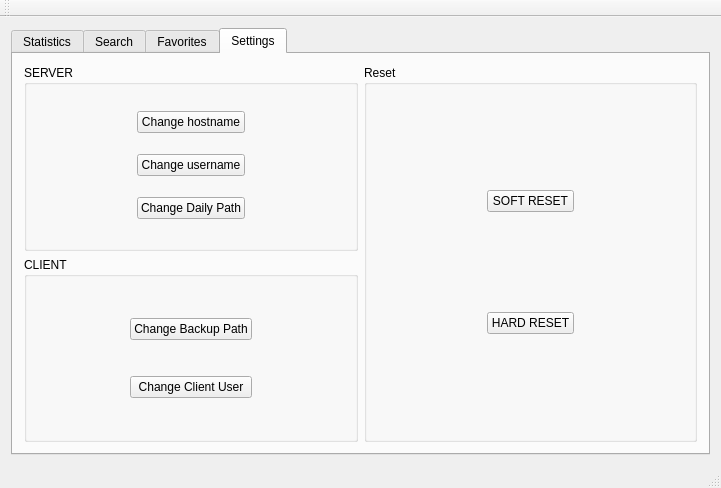
<?xml version="1.0" encoding="UTF-8"?>
<ui version="4.0">
 <class>MainWindow</class>
 <widget class="QMainWindow" name="MainWindow">
  <property name="geometry">
   <rect>
    <x>0</x>
    <y>0</y>
    <width>721</width>
    <height>488</height>
   </rect>
  </property>
  <property name="windowTitle">
   <string>Server backup</string>
  </property>
  <property name="styleSheet">
   <string notr="true">QToolTip {
    border: 1px solid #76797C;
    background-color: #5A7566;
    color: white;
    padding: 0px;                /*remove padding, for fix combobox tooltip.*/
    opacity: 200;
}

QWidget {
    color: #eff0f1;
    background-color: #31363b;
    selection-background-color: #3daee9;
    selection-color: #eff0f1;
    background-clip: border;
    border-image: none;
    border: 0px transparent black;
    outline: 0;
}

QWidget:item:hover {
    background-color: #18465d;
    color: #eff0f1;
}

QWidget:item:selected {
    background-color: #18465d;
}

QCheckBox {
    spacing: 5px;
    outline: none;
    color: #eff0f1;
    margin-bottom: 2px;
}

QCheckBox:disabled {
    color: #76797C;
}

QCheckBox::indicator,
QGroupBox::indicator {
    width: 18px;
    height: 18px;
}

QGroupBox::indicator {
    margin-left: 2px;
}

QCheckBox::indicator:unchecked,
QGroupBox::indicator:unchecked {
    image: url(:/qss_icons/rc/checkbox_unchecked.png);
}

QCheckBox::indicator:unchecked:hover,
QCheckBox::indicator:unchecked:focus,
QCheckBox::indicator:unchecked:pressed,
QGroupBox::indicator:unchecked:hover,
QGroupBox::indicator:unchecked:focus,
QGroupBox::indicator:unchecked:pressed {
    border: none;
    image: url(:/qss_icons/rc/checkbox_unchecked_focus.png);
}

QCheckBox::indicator:checked,
QGroupBox::indicator:checked {
    image: url(:/qss_icons/rc/checkbox_checked.png);
}

QCheckBox::indicator:checked:hover,
QCheckBox::indicator:checked:focus,
QCheckBox::indicator:checked:pressed,
QGroupBox::indicator:checked:hover,
QGroupBox::indicator:checked:focus,
QGroupBox::indicator:checked:pressed {
    border: none;
    image: url(:/qss_icons/rc/checkbox_checked_focus.png);
}

QCheckBox::indicator:indeterminate {
    image: url(:/qss_icons/rc/checkbox_indeterminate.png);
}

QCheckBox::indicator:indeterminate:focus,
QCheckBox::indicator:indeterminate:hover,
QCheckBox::indicator:indeterminate:pressed {
    image: url(:/qss_icons/rc/checkbox_indeterminate_focus.png);
}

QCheckBox::indicator:checked:disabled,
QGroupBox::indicator:checked:disabled {
    image: url(:/qss_icons/rc/checkbox_checked_disabled.png);
}

QCheckBox::indicator:unchecked:disabled,
QGroupBox::indicator:unchecked:disabled {
    image: url(:/qss_icons/rc/checkbox_unchecked_disabled.png);
}

QRadioButton {
    spacing: 5px;
    outline: none;
    color: #eff0f1;
    margin-bottom: 2px;
}

QRadioButton:disabled {
    color: #76797C;
}

QRadioButton::indicator {
    width: 21px;
    height: 21px;
}

QRadioButton::indicator:unchecked {
    image: url(:/qss_icons/rc/radio_unchecked.png);
}

QRadioButton::indicator:unchecked:hover,
QRadioButton::indicator:unchecked:focus,
QRadioButton::indicator:unchecked:pressed {
    border: none;
    outline: none;
    image: url(:/qss_icons/rc/radio_unchecked_focus.png);
}

QRadioButton::indicator:checked {
    border: none;
    outline: none;
    image: url(:/qss_icons/rc/radio_checked.png);
}

QRadioButton::indicator:checked:hover,
QRadioButton::indicator:checked:focus,
QRadioButton::indicator:checked:pressed {
    border: none;
    outline: none;
    image: url(:/qss_icons/rc/radio_checked_focus.png);
}

QRadioButton::indicator:checked:disabled {
    outline: none;
    image: url(:/qss_icons/rc/radio_checked_disabled.png);
}

QRadioButton::indicator:unchecked:disabled {
    image: url(:/qss_icons/rc/radio_unchecked_disabled.png);
}

QMenuBar {
    background-color: #31363b;
    color: #eff0f1;
}

QMenuBar::item {
    background: transparent;
}

QMenuBar::item:selected {
    background: transparent;
    border: 1px solid #76797C;
}

QMenuBar::item:pressed {
    border: 1px solid #76797C;
    background-color: #3daee9;
    color: #eff0f1;
    margin-bottom: -1px;
    padding-bottom: 1px;
}

QMenu {
    border: 1px solid #76797C;
    color: #eff0f1;
    margin: 2px;
}

QMenu::icon {
    margin: 5px;
}

QMenu::item {
    padding: 5px 30px 5px 30px;
    border: 1px solid transparent;
    /* reserve space for selection border */
}

QMenu::item:selected {
    color: #eff0f1;
}

QMenu::separator {
    height: 2px;
    background: lightblue;
    margin-left: 10px;
    margin-right: 5px;
}

QMenu::indicator {
    width: 18px;
    height: 18px;
}


/* non-exclusive indicator = check box style indicator
   (see QActionGroup::setExclusive) */

QMenu::indicator:non-exclusive:unchecked {
    image: url(:/qss_icons/rc/checkbox_unchecked.png);
}

QMenu::indicator:non-exclusive:unchecked:selected {
    image: url(:/qss_icons/rc/checkbox_unchecked_disabled.png);
}

QMenu::indicator:non-exclusive:checked {
    image: url(:/qss_icons/rc/checkbox_checked.png);
}

QMenu::indicator:non-exclusive:checked:selected {
    image: url(:/qss_icons/rc/checkbox_checked_disabled.png);
}


/* exclusive indicator = radio button style indicator (see QActionGroup::setExclusive) */

QMenu::indicator:exclusive:unchecked {
    image: url(:/qss_icons/rc/radio_unchecked.png);
}

QMenu::indicator:exclusive:unchecked:selected {
    image: url(:/qss_icons/rc/radio_unchecked_disabled.png);
}

QMenu::indicator:exclusive:checked {
    image: url(:/qss_icons/rc/radio_checked.png);
}

QMenu::indicator:exclusive:checked:selected {
    image: url(:/qss_icons/rc/radio_checked_disabled.png);
}

QMenu::right-arrow {
    margin: 5px;
    image: url(:/qss_icons/rc/right_arrow.png)
}

QWidget:disabled {
    color: #454545;
    background-color: #31363b;
}

QAbstractItemView {
    alternate-background-color: #31363b;
    color: #eff0f1;
    border: 1px solid #3A3939;
    border-radius: 2px;
}

QWidget:focus,
QMenuBar:focus {
    border: 1px solid #3daee9;
}

QTabWidget:focus,
QCheckBox:focus,
QRadioButton:focus,
QSlider:focus {
    border: none;
}

QLineEdit {
    background-color: #232629;
    padding: 5px;
    border-style: solid;
    border: 1px solid #76797C;
    border-radius: 2px;
    color: #eff0f1;
}

QAbstractItemView QLineEdit {
    padding: 0;
}

QGroupBox {
    border: 1px solid #76797C;
    border-radius: 2px;
    margin-top: 20px;
}

QGroupBox::title {
    subcontrol-origin: margin;
    subcontrol-position: top center;
    padding-left: 10px;
    padding-right: 10px;
    padding-top: 10px;
}

QAbstractScrollArea {
    border-radius: 2px;
    border: 1px solid #76797C;
    background-color: transparent;
}

QScrollBar:horizontal {
    height: 15px;
    margin: 3px 15px 3px 15px;
    border: 1px transparent #2A2929;
    border-radius: 4px;
    background-color: #2A2929;
}

QScrollBar::handle:horizontal {
    background-color: #605F5F;
    min-width: 5px;
    border-radius: 4px;
}

QScrollBar::add-line:horizontal {
    margin: 0px 3px 0px 3px;
    border-image: url(:/qss_icons/rc/right_arrow_disabled.png);
    width: 10px;
    height: 10px;
    subcontrol-position: right;
    subcontrol-origin: margin;
}

QScrollBar::sub-line:horizontal {
    margin: 0px 3px 0px 3px;
    border-image: url(:/qss_icons/rc/left_arrow_disabled.png);
    height: 10px;
    width: 10px;
    subcontrol-position: left;
    subcontrol-origin: margin;
}

QScrollBar::add-line:horizontal:hover,
QScrollBar::add-line:horizontal:on {
    border-image: url(:/qss_icons/rc/right_arrow.png);
    height: 10px;
    width: 10px;
    subcontrol-position: right;
    subcontrol-origin: margin;
}

QScrollBar::sub-line:horizontal:hover,
QScrollBar::sub-line:horizontal:on {
    border-image: url(:/qss_icons/rc/left_arrow.png);
    height: 10px;
    width: 10px;
    subcontrol-position: left;
    subcontrol-origin: margin;
}

QScrollBar::up-arrow:horizontal,
QScrollBar::down-arrow:horizontal {
    background: none;
}

QScrollBar::add-page:horizontal,
QScrollBar::sub-page:horizontal {
    background: none;
}

QScrollBar:vertical {
    background-color: #2A2929;
    width: 15px;
    margin: 15px 3px 15px 3px;
    border: 1px transparent #2A2929;
    border-radius: 4px;
}

QScrollBar::handle:vertical {
    background-color: #605F5F;
    min-height: 5px;
    border-radius: 4px;
}

QScrollBar::sub-line:vertical {
    margin: 3px 0px 3px 0px;
    border-image: url(:/qss_icons/rc/up_arrow_disabled.png);
    height: 10px;
    width: 10px;
    subcontrol-position: top;
    subcontrol-origin: margin;
}

QScrollBar::add-line:vertical {
    margin: 3px 0px 3px 0px;
    border-image: url(:/qss_icons/rc/down_arrow_disabled.png);
    height: 10px;
    width: 10px;
    subcontrol-position: bottom;
    subcontrol-origin: margin;
}

QScrollBar::sub-line:vertical:hover,
QScrollBar::sub-line:vertical:on {
    border-image: url(:/qss_icons/rc/up_arrow.png);
    height: 10px;
    width: 10px;
    subcontrol-position: top;
    subcontrol-origin: margin;
}

QScrollBar::add-line:vertical:hover,
QScrollBar::add-line:vertical:on {
    border-image: url(:/qss_icons/rc/down_arrow.png);
    height: 10px;
    width: 10px;
    subcontrol-position: bottom;
    subcontrol-origin: margin;
}

QScrollBar::up-arrow:vertical,
QScrollBar::down-arrow:vertical {
    background: none;
}

QScrollBar::add-page:vertical,
QScrollBar::sub-page:vertical {
    background: none;
}

QTextEdit {
    background-color: #232629;
    color: #eff0f1;
    border: 1px solid #76797C;
}

QPlainTextEdit {
    background-color: #232629;
    ;
    color: #eff0f1;
    border-radius: 2px;
    border: 1px solid #76797C;
}

QHeaderView::section {
    background-color: #76797C;
    color: #eff0f1;
    padding: 5px;
    border: 1px solid #76797C;
}

QSizeGrip {
    image: url(:/qss_icons/rc/sizegrip.png);
    width: 12px;
    height: 12px;
}

QMainWindow::separator {
    background-color: #31363b;
    color: white;
    padding-left: 4px;
    spacing: 2px;
    border: 1px dashed #76797C;
}

QMainWindow::separator:hover {
    background-color: #787876;
    color: white;
    padding-left: 4px;
    border: 1px solid #76797C;
    spacing: 2px;
}

QMenu::separator {
    height: 1px;
    background-color: #76797C;
    color: white;
    padding-left: 4px;
    margin-left: 10px;
    margin-right: 5px;
}

QFrame {
    border-radius: 2px;
    border: 1px solid #76797C;
}

QFrame[frameShape=&quot;0&quot;] {
    border-radius: 2px;
    border: 1px transparent #76797C;
}

QStackedWidget {
    border: 1px transparent black;
}

QToolBar {
    border: 1px transparent #393838;
    background: 1px solid #31363b;
    font-weight: bold;
}

QToolBar::handle:horizontal {
    image: url(:/qss_icons/rc/Hmovetoolbar.png);
}

QToolBar::handle:vertical {
    image: url(:/qss_icons/rc/Vmovetoolbar.png);
}

QToolBar::separator:horizontal {
    image: url(:/qss_icons/rc/Hsepartoolbar.png);
}

QToolBar::separator:vertical {
    image: url(:/qss_icons/rc/Vsepartoolbar.png);
}

QToolButton#qt_toolbar_ext_button {
    background: #58595a
}

QPushButton {
    color: #eff0f1;
    background-color: #31363b;
    border-width: 1px;
    border-color: #76797C;
    border-style: solid;
    padding: 5px;
    border-radius: 2px;
    outline: none;
}

QPushButton:disabled {
    background-color: #31363b;
    border-width: 1px;
    border-color: #454545;
    border-style: solid;
    padding-top: 5px;
    padding-bottom: 5px;
    padding-left: 10px;
    padding-right: 10px;
    border-radius: 2px;
    color: #454545;
}

QPushButton:focus {
    background-color: #3daee9;
    color: white;
}

QPushButton:pressed {
    background-color: #3daee9;
    padding-top: -15px;
    padding-bottom: -17px;
}

QComboBox {
    selection-background-color: #3daee9;
    border-style: solid;
    border: 1px solid #76797C;
    border-radius: 2px;
    padding: 5px;
    min-width: 75px;
}

QPushButton:checked {
    background-color: #76797C;
    border-color: #6A6969;
}

QComboBox:hover,
QPushButton:hover,
QAbstractSpinBox:hover,
QLineEdit:hover,
QTextEdit:hover,
QPlainTextEdit:hover,
QAbstractView:hover,
QTreeView:hover {
    border: 1px solid #3daee9;
    color: #eff0f1;
}

QComboBox:on {
    padding-top: 3px;
    padding-left: 4px;
    selection-background-color: #4a4a4a;
}

QComboBox QAbstractItemView {
    background-color: #232629;
    border-radius: 2px;
    border: 1px solid #76797C;
    selection-background-color: #18465d;
}

QComboBox::drop-down {
    subcontrol-origin: padding;
    subcontrol-position: top right;
    width: 15px;
    border-left-width: 0px;
    border-left-color: darkgray;
    border-left-style: solid;
    border-top-right-radius: 3px;
    border-bottom-right-radius: 3px;
}

QComboBox::down-arrow {
    image: url(:/qss_icons/rc/down_arrow_disabled.png);
}

QComboBox::down-arrow:on,
QComboBox::down-arrow:hover,
QComboBox::down-arrow:focus {
    image: url(:/qss_icons/rc/down_arrow.png);
}

QAbstractSpinBox {
    padding: 5px;
    border: 1px solid #76797C;
    background-color: #232629;
    color: #eff0f1;
    border-radius: 2px;
    min-width: 75px;
}

QAbstractSpinBox:up-button {
    background-color: transparent;
    subcontrol-origin: border;
    subcontrol-position: center right;
}

QAbstractSpinBox:down-button {
    background-color: transparent;
    subcontrol-origin: border;
    subcontrol-position: center left;
}

QAbstractSpinBox::up-arrow,
QAbstractSpinBox::up-arrow:disabled,
QAbstractSpinBox::up-arrow:off {
    image: url(:/qss_icons/rc/up_arrow_disabled.png);
    width: 10px;
    height: 10px;
}

QAbstractSpinBox::up-arrow:hover {
    image: url(:/qss_icons/rc/up_arrow.png);
}

QAbstractSpinBox::down-arrow,
QAbstractSpinBox::down-arrow:disabled,
QAbstractSpinBox::down-arrow:off {
    image: url(:/qss_icons/rc/down_arrow_disabled.png);
    width: 10px;
    height: 10px;
}

QAbstractSpinBox::down-arrow:hover {
    image: url(:/qss_icons/rc/down_arrow.png);
}

QLabel {
    border: 0px solid black;
}

QTabWidget {
    border: 0px transparent black;
}

QTabWidget::pane {
    border: 1px solid #76797C;
    padding: 5px;
    margin: 0px;
}

QTabWidget::tab-bar {
    /* left: 5px; move to the right by 5px */
}

QTabBar {
    qproperty-drawBase: 0;
    border-radius: 3px;
}

QTabBar:focus {
    border: 0px transparent black;
}

QTabBar::close-button {
    image: url(:/qss_icons/rc/close.png);
    background: transparent;
}

QTabBar::close-button:hover {
    image: url(:/qss_icons/rc/close-hover.png);
    background: transparent;
}

QTabBar::close-button:pressed {
    image: url(:/qss_icons/rc/close-pressed.png);
    background: transparent;
}


/* TOP TABS */

QTabBar::tab:top {
    color: #eff0f1;
    border: 1px solid #76797C;
    border-bottom: 1px transparent black;
    background-color: #31363b;
    padding: 5px;
    min-width: 50px;
    border-top-left-radius: 2px;
    border-top-right-radius: 2px;
}

QTabBar::tab:top:selected {
    color: #eff0f1;
    background-color: #54575B;
    border: 1px solid #76797C;
    border-bottom: 2px solid #3daee9;
    border-top-left-radius: 2px;
    border-top-right-radius: 2px;
}

QTabBar::tab:top:!selected:hover {
    background-color: #3daee9;
}


/* BOTTOM TABS */

QTabBar::tab:bottom {
    color: #eff0f1;
    border: 1px solid #76797C;
    border-top: 1px transparent black;
    background-color: #31363b;
    padding: 5px;
    border-bottom-left-radius: 2px;
    border-bottom-right-radius: 2px;
    min-width: 50px;
}

QTabBar::tab:bottom:selected {
    color: #eff0f1;
    background-color: #54575B;
    border: 1px solid #76797C;
    border-top: 2px solid #3daee9;
    border-bottom-left-radius: 2px;
    border-bottom-right-radius: 2px;
}

QTabBar::tab:bottom:!selected:hover {
    background-color: #3daee9;
}


/* LEFT TABS */

QTabBar::tab:left {
    color: #eff0f1;
    border: 1px solid #76797C;
    border-left: 1px transparent black;
    background-color: #31363b;
    padding: 5px;
    border-top-right-radius: 2px;
    border-bottom-right-radius: 2px;
    min-height: 50px;
}

QTabBar::tab:left:selected {
    color: #eff0f1;
    background-color: #54575B;
    border: 1px solid #76797C;
    border-left: 2px solid #3daee9;
    border-top-right-radius: 2px;
    border-bottom-right-radius: 2px;
}

QTabBar::tab:left:!selected:hover {
    background-color: #3daee9;
}


/* RIGHT TABS */

QTabBar::tab:right {
    color: #eff0f1;
    border: 1px solid #76797C;
    border-right: 1px transparent black;
    background-color: #31363b;
    padding: 5px;
    border-top-left-radius: 2px;
    border-bottom-left-radius: 2px;
    min-height: 50px;
}

QTabBar::tab:right:selected {
    color: #eff0f1;
    background-color: #54575B;
    border: 1px solid #76797C;
    border-right: 2px solid #3daee9;
    border-top-left-radius: 2px;
    border-bottom-left-radius: 2px;
}

QTabBar::tab:right:!selected:hover {
    background-color: #3daee9;
}

QTabBar QToolButton::right-arrow:enabled {
    image: url(:/qss_icons/rc/right_arrow.png);
}

QTabBar QToolButton::left-arrow:enabled {
    image: url(:/qss_icons/rc/left_arrow.png);
}

QTabBar QToolButton::right-arrow:disabled {
    image: url(:/qss_icons/rc/right_arrow_disabled.png);
}

QTabBar QToolButton::left-arrow:disabled {
    image: url(:/qss_icons/rc/left_arrow_disabled.png);
}

QDockWidget {
    background: #31363b;
    border: 1px solid #403F3F;
    titlebar-close-icon: url(:/qss_icons/rc/close.png);
    titlebar-normal-icon: url(:/qss_icons/rc/undock.png);
}

QDockWidget::close-button,
QDockWidget::float-button {
    border: 1px solid transparent;
    border-radius: 2px;
    background: transparent;
}

QDockWidget::close-button:hover,
QDockWidget::float-button:hover {
    background: rgba(255, 255, 255, 10);
}

QDockWidget::close-button:pressed,
QDockWidget::float-button:pressed {
    padding: 1px -1px -1px 1px;
    background: rgba(255, 255, 255, 10);
}

QTreeView,
QListView {
    border: 1px solid #76797C;
    background-color: #232629;
}

QTreeView:branch:selected,
QTreeView:branch:hover {
    background: url(:/qss_icons/rc/transparent.png);
}

QTreeView::branch:has-siblings:!adjoins-item {
    border-image: url(:/qss_icons/rc/transparent.png);
}

QTreeView::branch:has-siblings:adjoins-item {
    border-image: url(:/qss_icons/rc/transparent.png);
}

QTreeView::branch:!has-children:!has-siblings:adjoins-item {
    border-image: url(:/qss_icons/rc/transparent.png);
}

QTreeView::branch:has-children:!has-siblings:closed,
QTreeView::branch:closed:has-children:has-siblings {
    image: url(:/qss_icons/rc/branch_closed.png);
}

QTreeView::branch:open:has-children:!has-siblings,
QTreeView::branch:open:has-children:has-siblings {
    image: url(:/qss_icons/rc/branch_open.png);
}

QTreeView::branch:has-children:!has-siblings:closed:hover,
QTreeView::branch:closed:has-children:has-siblings:hover {
    image: url(:/qss_icons/rc/branch_closed-on.png);
}

QTreeView::branch:open:has-children:!has-siblings:hover,
QTreeView::branch:open:has-children:has-siblings:hover {
    image: url(:/qss_icons/rc/branch_open-on.png);
}

QListView::item:!selected:hover,
QTreeView::item:!selected:hover {
    background: #18465d;
    outline: 0;
    color: #eff0f1
}

QListView::item:selected:hover,
QTreeView::item:selected:hover {
    background: #287399;
    color: #eff0f1;
}

QTreeView::indicator:checked,
QListView::indicator:checked {
    image: url(:/qss_icons/rc/checkbox_checked.png);
}

QTreeView::indicator:unchecked,
QListView::indicator:unchecked {
    image: url(:/qss_icons/rc/checkbox_unchecked.png);
}

QTreeView::indicator:indeterminate,
QListView::indicator:indeterminate {
    image: url(:/qss_icons/rc/checkbox_indeterminate.png);
}

QTreeView::indicator:checked:hover,
QTreeView::indicator:checked:focus,
QTreeView::indicator:checked:pressed,
QListView::indicator:checked:hover,
QListView::indicator:checked:focus,
QListView::indicator:checked:pressed {
    image: url(:/qss_icons/rc/checkbox_checked_focus.png);
}

QTreeView::indicator:unchecked:hover,
QTreeView::indicator:unchecked:focus,
QTreeView::indicator:unchecked:pressed,
QListView::indicator:unchecked:hover,
QListView::indicator:unchecked:focus,
QListView::indicator:unchecked:pressed {
    image: url(:/qss_icons/rc/checkbox_unchecked_focus.png);
}

QTreeView::indicator:indeterminate:hover,
QTreeView::indicator:indeterminate:focus,
QTreeView::indicator:indeterminate:pressed,
QListView::indicator:indeterminate:hover,
QListView::indicator:indeterminate:focus,
QListView::indicator:indeterminate:pressed {
    image: url(:/qss_icons/rc/checkbox_indeterminate_focus.png);
}

QSlider::groove:horizontal {
    border: 1px solid #565a5e;
    height: 4px;
    background: #565a5e;
    margin: 0px;
    border-radius: 2px;
}

QSlider::handle:horizontal {
    background: #232629;
    border: 1px solid #565a5e;
    width: 16px;
    height: 16px;
    margin: -8px 0;
    border-radius: 9px;
}

QSlider::groove:vertical {
    border: 1px solid #565a5e;
    width: 4px;
    background: #565a5e;
    margin: 0px;
    border-radius: 3px;
}

QSlider::handle:vertical {
    background: #232629;
    border: 1px solid #565a5e;
    width: 16px;
    height: 16px;
    margin: 0 -8px;
    border-radius: 9px;
}

QToolButton {
    background-color: transparent;
    border: 1px transparent #76797C;
    border-radius: 2px;
    margin: 3px;
    padding: 5px;
}

QToolButton[popupMode=&quot;1&quot;] {
    /* only for MenuButtonPopup */
    padding-right: 20px;
    /* make way for the popup button */
    border: 1px #76797C;
    border-radius: 5px;
}

QToolButton[popupMode=&quot;2&quot;] {
    /* only for InstantPopup */
    padding-right: 10px;
    /* make way for the popup button */
    border: 1px #76797C;
}

QToolButton:hover,
QToolButton::menu-button:hover {
    background-color: transparent;
    border: 1px solid #3daee9;
    padding: 5px;
}

QToolButton:checked,
QToolButton:pressed,
QToolButton::menu-button:pressed {
    background-color: #3daee9;
    border: 1px solid #3daee9;
    padding: 5px;
}


/* the subcontrol below is used only in the InstantPopup or DelayedPopup mode */

QToolButton::menu-indicator {
    image: url(:/qss_icons/rc/down_arrow.png);
    top: -7px;
    left: -2px;
    /* shift it a bit */
}


/* the subcontrols below are used only in the MenuButtonPopup mode */

QToolButton::menu-button {
    border: 1px transparent #76797C;
    border-top-right-radius: 6px;
    border-bottom-right-radius: 6px;
    /* 16px width + 4px for border = 20px allocated above */
    width: 16px;
    outline: none;
}

QToolButton::menu-arrow {
    image: url(:/qss_icons/rc/down_arrow.png);
}

QToolButton::menu-arrow:open {
    border: 1px solid #76797C;
}

QPushButton::menu-indicator {
    subcontrol-origin: padding;
    subcontrol-position: bottom right;
    left: 8px;
}

QTableView {
    border: 1px solid #76797C;
    gridline-color: #31363b;
    background-color: #232629;
}

QTableView,
QHeaderView {
    border-radius: 0px;
}

QTableView::item:pressed,
QListView::item:pressed,
QTreeView::item:pressed {
    background: #18465d;
    color: #eff0f1;
}

QTableView::item:selected:active,
QTreeView::item:selected:active,
QListView::item:selected:active {
    background: #287399;
    color: #eff0f1;
}

QHeaderView {
    background-color: #31363b;
    border: 1px transparent;
    border-radius: 0px;
    margin: 0px;
    padding: 0px;
}

QHeaderView::section {
    background-color: #31363b;
    color: #eff0f1;
    padding: 5px;
    border: 1px solid #76797C;
    border-radius: 0px;
    text-align: center;
}

QHeaderView::section::vertical::first,
QHeaderView::section::vertical::only-one {
    border-top: 1px solid #76797C;
}

QHeaderView::section::vertical {
    border-top: transparent;
}

QHeaderView::section::horizontal::first,
QHeaderView::section::horizontal::only-one {
    border-left: 1px solid #76797C;
}

QHeaderView::section::horizontal {
    border-left: transparent;
}

QHeaderView::section:checked {
    color: white;
    background-color: #334e5e;
}


/* style the sort indicator */

QHeaderView::down-arrow {
    image: url(:/qss_icons/rc/down_arrow.png);
}

QHeaderView::up-arrow {
    image: url(:/qss_icons/rc/up_arrow.png);
}

QTableCornerButton::section {
    background-color: #31363b;
    border: 1px transparent #76797C;
    border-radius: 0px;
}

QToolBox {
    padding: 5px;
    border: 1px transparent black;
}

QToolBox::tab {
    color: #eff0f1;
    background-color: #31363b;
    border: 1px solid #76797C;
    border-bottom: 1px transparent #31363b;
    border-top-left-radius: 5px;
    border-top-right-radius: 5px;
}

QToolBox::tab:selected {
    /* italicize selected tabs */
    font: italic;
    background-color: #31363b;
    border-color: #3daee9;
}

QStatusBar::item {
    border: 0px transparent dark;
}

QFrame[height=&quot;3&quot;],
QFrame[width=&quot;3&quot;] {
    background-color: #76797C;
}

QSplitter::handle {
    border: 1px dashed #76797C;
}

QSplitter::handle:hover {
    background-color: #787876;
    border: 1px solid #76797C;
}

QSplitter::handle:horizontal {
    width: 1px;
}

QSplitter::handle:vertical {
    height: 1px;
}

QProgressBar {
    border: 1px solid #76797C;
    border-radius: 5px;
    text-align: center;
}

QProgressBar::chunk {
    background-color: #05B8CC;
}

QDateEdit {
    selection-background-color: #3daee9;
    border-style: solid;
    border: 1px solid #3375A3;
    border-radius: 2px;
    padding: 1px;
    min-width: 75px;
}

QDateEdit:on {
    padding-top: 3px;
    padding-left: 4px;
    selection-background-color: #4a4a4a;
}

QDateEdit QAbstractItemView {
    background-color: #232629;
    border-radius: 2px;
    border: 1px solid #3375A3;
    selection-background-color: #3daee9;
}

QDateEdit::drop-down {
    subcontrol-origin: padding;
    subcontrol-position: top right;
    width: 15px;
    border-left-width: 0px;
    border-left-color: darkgray;
    border-left-style: solid;
    border-top-right-radius: 3px;
    border-bottom-right-radius: 3px;
}

QDateEdit::down-arrow {
    image: url(:/qss_icons/rc/down_arrow_disabled.png);
}

QDateEdit::down-arrow:on,
QDateEdit::down-arrow:hover,
QDateEdit::down-arrow:focus {
    image: url(:/qss_icons/rc/down_arrow.png);
}
</string>
  </property>
  <widget class="QWidget" name="centralWidget">
   <layout class="QGridLayout" name="gridLayout">
    <item row="0" column="0">
     <widget class="QTabWidget" name="tabWidget">
      <property name="currentIndex">
       <number>3</number>
      </property>
      <widget class="QWidget" name="tab">
       <attribute name="title">
        <string>Statistics</string>
       </attribute>
       <layout class="QHBoxLayout" name="horizontalLayout">
        <item>
         <widget class="QGroupBox" name="groupBox">
          <property name="title">
           <string>General</string>
          </property>
          <property name="alignment">
           <set>Qt::AlignCenter</set>
          </property>
          <layout class="QVBoxLayout" name="verticalLayout">
           <item>
            <widget class="QLabel" name="label">
             <property name="text">
              <string>Synchronised files:</string>
             </property>
            </widget>
           </item>
           <item>
            <widget class="QLabel" name="syncFilesLabel">
             <property name="text">
              <string>Value</string>
             </property>
            </widget>
           </item>
           <item>
            <widget class="QLabel" name="label_3">
             <property name="text">
              <string>Synchronised folders:</string>
             </property>
            </widget>
           </item>
           <item>
            <widget class="QLabel" name="syncFoldersLabel">
             <property name="text">
              <string>Value</string>
             </property>
            </widget>
           </item>
           <item>
            <widget class="QLabel" name="label_7">
             <property name="text">
              <string>Total space used:</string>
             </property>
            </widget>
           </item>
           <item>
            <widget class="QLabel" name="spaceUsageLabel">
             <property name="text">
              <string>Value</string>
             </property>
            </widget>
           </item>
           <item>
            <widget class="QLabel" name="label_5">
             <property name="text">
              <string>Favorites files:</string>
             </property>
            </widget>
           </item>
           <item>
            <widget class="QPushButton" name="favoriteFilesButton">
             <property name="text">
              <string>Value</string>
             </property>
            </widget>
           </item>
          </layout>
         </widget>
        </item>
        <item>
         <widget class="QGroupBox" name="groupBox_2">
          <property name="title">
           <string>Log</string>
          </property>
          <property name="alignment">
           <set>Qt::AlignCenter</set>
          </property>
          <layout class="QGridLayout" name="gridLayout_2">
           <item row="0" column="0">
            <widget class="QScrollArea" name="logScroll">
             <property name="widgetResizable">
              <bool>true</bool>
             </property>
             <widget class="QWidget" name="scrollAreaWidgetContents">
              <property name="geometry">
               <rect>
                <x>0</x>
                <y>0</y>
                <width>222</width>
                <height>292</height>
               </rect>
              </property>
              <layout class="QVBoxLayout" name="verticalLayout_2">
               <item>
                <widget class="QLabel" name="label_4">
                 <property name="text">
                  <string>Last backup:</string>
                 </property>
                </widget>
               </item>
               <item>
                <widget class="QLabel" name="lastBackupLabel">
                 <property name="text">
                  <string>Value</string>
                 </property>
                </widget>
               </item>
               <item>
                <widget class="QLabel" name="label_8">
                 <property name="text">
                  <string>Actions:</string>
                 </property>
                </widget>
               </item>
               <item>
                <widget class="QLabel" name="actionsValues">
                 <property name="text">
                  <string>Values</string>
                 </property>
                </widget>
               </item>
              </layout>
             </widget>
            </widget>
           </item>
          </layout>
         </widget>
        </item>
        <item>
         <widget class="QGroupBox" name="groupBox_3">
          <property name="title">
           <string>Recent searches</string>
          </property>
          <property name="alignment">
           <set>Qt::AlignCenter</set>
          </property>
          <layout class="QGridLayout" name="gridLayout_3">
           <item row="0" column="0">
            <widget class="QScrollArea" name="recentSearchesScroll">
             <property name="widgetResizable">
              <bool>true</bool>
             </property>
             <widget class="QWidget" name="scrollAreaWidgetContents_2">
              <property name="geometry">
               <rect>
                <x>0</x>
                <y>0</y>
                <width>221</width>
                <height>292</height>
               </rect>
              </property>
             </widget>
            </widget>
           </item>
          </layout>
         </widget>
        </item>
       </layout>
      </widget>
      <widget class="QWidget" name="tab_2">
       <attribute name="title">
        <string>Search</string>
       </attribute>
       <layout class="QGridLayout" name="gridLayout_4">
        <item row="0" column="1">
         <widget class="QGroupBox" name="file2Group">
          <property name="title">
           <string>File 2</string>
          </property>
          <property name="alignment">
           <set>Qt::AlignCenter</set>
          </property>
          <layout class="QGridLayout" name="gridLayout_6">
           <item row="0" column="0">
            <spacer name="horizontalSpacer_7">
             <property name="orientation">
              <enum>Qt::Horizontal</enum>
             </property>
             <property name="sizeType">
              <enum>QSizePolicy::Maximum</enum>
             </property>
             <property name="sizeHint" stdset="0">
              <size>
               <width>161</width>
               <height>20</height>
              </size>
             </property>
            </spacer>
           </item>
           <item row="0" column="1">
            <widget class="QPushButton" name="pushButton_2">
             <property name="text">
              <string>Search file</string>
             </property>
            </widget>
           </item>
           <item row="0" column="2" colspan="2">
            <spacer name="horizontalSpacer_8">
             <property name="orientation">
              <enum>Qt::Horizontal</enum>
             </property>
             <property name="sizeType">
              <enum>QSizePolicy::Maximum</enum>
             </property>
             <property name="sizeHint" stdset="0">
              <size>
               <width>97</width>
               <height>20</height>
              </size>
             </property>
            </spacer>
           </item>
           <item row="1" column="0">
            <spacer name="horizontalSpacer_9">
             <property name="orientation">
              <enum>Qt::Horizontal</enum>
             </property>
             <property name="sizeType">
              <enum>QSizePolicy::Maximum</enum>
             </property>
             <property name="sizeHint" stdset="0">
              <size>
               <width>161</width>
               <height>20</height>
              </size>
             </property>
            </spacer>
           </item>
           <item row="1" column="1">
            <widget class="QPushButton" name="pushButton_4">
             <property name="text">
              <string>Display file</string>
             </property>
            </widget>
           </item>
           <item row="1" column="2" colspan="2">
            <spacer name="horizontalSpacer_10">
             <property name="orientation">
              <enum>Qt::Horizontal</enum>
             </property>
             <property name="sizeType">
              <enum>QSizePolicy::Maximum</enum>
             </property>
             <property name="sizeHint" stdset="0">
              <size>
               <width>97</width>
               <height>20</height>
              </size>
             </property>
            </spacer>
           </item>
           <item row="2" column="0" colspan="4">
            <widget class="QTextEdit" name="file2Text">
             <property name="readOnly">
              <bool>true</bool>
             </property>
            </widget>
           </item>
           <item row="3" column="0" colspan="3">
            <spacer name="horizontalSpacer">
             <property name="orientation">
              <enum>Qt::Horizontal</enum>
             </property>
             <property name="sizeType">
              <enum>QSizePolicy::Ignored</enum>
             </property>
             <property name="sizeHint" stdset="0">
              <size>
               <width>268</width>
               <height>25</height>
              </size>
             </property>
            </spacer>
           </item>
           <item row="3" column="3">
            <widget class="QPushButton" name="pushButton_6">
             <property name="text">
              <string>Download file</string>
             </property>
            </widget>
           </item>
          </layout>
         </widget>
        </item>
        <item row="0" column="0">
         <widget class="QGroupBox" name="groupBox_4">
          <property name="title">
           <string>File 1</string>
          </property>
          <property name="alignment">
           <set>Qt::AlignCenter</set>
          </property>
          <layout class="QGridLayout" name="gridLayout_5">
           <item row="0" column="0">
            <spacer name="horizontalSpacer_3">
             <property name="orientation">
              <enum>Qt::Horizontal</enum>
             </property>
             <property name="sizeType">
              <enum>QSizePolicy::Maximum</enum>
             </property>
             <property name="sizeHint" stdset="0">
              <size>
               <width>100</width>
               <height>20</height>
              </size>
             </property>
            </spacer>
           </item>
           <item row="0" column="1">
            <widget class="QPushButton" name="pushButton">
             <property name="text">
              <string>Search file</string>
             </property>
            </widget>
           </item>
           <item row="0" column="2" colspan="2">
            <spacer name="horizontalSpacer_5">
             <property name="orientation">
              <enum>Qt::Horizontal</enum>
             </property>
             <property name="sizeType">
              <enum>QSizePolicy::Maximum</enum>
             </property>
             <property name="sizeHint" stdset="0">
              <size>
               <width>158</width>
               <height>20</height>
              </size>
             </property>
            </spacer>
           </item>
           <item row="1" column="0">
            <spacer name="horizontalSpacer_4">
             <property name="orientation">
              <enum>Qt::Horizontal</enum>
             </property>
             <property name="sizeType">
              <enum>QSizePolicy::Maximum</enum>
             </property>
             <property name="sizeHint" stdset="0">
              <size>
               <width>100</width>
               <height>20</height>
              </size>
             </property>
            </spacer>
           </item>
           <item row="1" column="1">
            <widget class="QPushButton" name="pushButton_3">
             <property name="text">
              <string>Display file</string>
             </property>
            </widget>
           </item>
           <item row="1" column="2" colspan="2">
            <spacer name="horizontalSpacer_6">
             <property name="orientation">
              <enum>Qt::Horizontal</enum>
             </property>
             <property name="sizeType">
              <enum>QSizePolicy::Maximum</enum>
             </property>
             <property name="sizeHint" stdset="0">
              <size>
               <width>158</width>
               <height>20</height>
              </size>
             </property>
            </spacer>
           </item>
           <item row="2" column="0" colspan="4">
            <widget class="QTextEdit" name="file1Text">
             <property name="readOnly">
              <bool>true</bool>
             </property>
            </widget>
           </item>
           <item row="3" column="0">
            <widget class="QCheckBox" name="compareCheckBox">
             <property name="text">
              <string>Compare</string>
             </property>
            </widget>
           </item>
           <item row="3" column="3">
            <widget class="QPushButton" name="downloadF1Button">
             <property name="text">
              <string>Download file</string>
             </property>
            </widget>
           </item>
           <item row="3" column="1" colspan="2">
            <spacer name="horizontalSpacer_2">
             <property name="orientation">
              <enum>Qt::Horizontal</enum>
             </property>
             <property name="sizeType">
              <enum>QSizePolicy::Minimum</enum>
             </property>
             <property name="sizeHint" stdset="0">
              <size>
               <width>168</width>
               <height>25</height>
              </size>
             </property>
            </spacer>
           </item>
          </layout>
         </widget>
        </item>
       </layout>
      </widget>
      <widget class="QWidget" name="tab_3">
       <attribute name="title">
        <string>Favorites</string>
       </attribute>
      </widget>
      <widget class="QWidget" name="tab_4">
       <attribute name="title">
        <string>Settings</string>
       </attribute>
       <layout class="QGridLayout" name="gridLayout_7">
        <item row="0" column="2" rowspan="2">
         <widget class="QGroupBox" name="groupBox_5">
          <property name="title">
           <string>Reset</string>
          </property>
          <layout class="QGridLayout" name="gridLayout_9">
           <item row="0" column="1">
            <widget class="QPushButton" name="resetButton">
             <property name="text">
              <string>SOFT RESET</string>
             </property>
            </widget>
           </item>
           <item row="0" column="0">
            <spacer name="horizontalSpacer_17">
             <property name="orientation">
              <enum>Qt::Horizontal</enum>
             </property>
             <property name="sizeHint" stdset="0">
              <size>
               <width>40</width>
               <height>20</height>
              </size>
             </property>
            </spacer>
           </item>
           <item row="1" column="1">
            <widget class="QPushButton" name="hResetButton">
             <property name="text">
              <string>HARD RESET</string>
             </property>
            </widget>
           </item>
           <item row="0" column="2">
            <spacer name="horizontalSpacer_18">
             <property name="orientation">
              <enum>Qt::Horizontal</enum>
             </property>
             <property name="sizeHint" stdset="0">
              <size>
               <width>40</width>
               <height>20</height>
              </size>
             </property>
            </spacer>
           </item>
           <item row="1" column="0">
            <spacer name="horizontalSpacer_19">
             <property name="orientation">
              <enum>Qt::Horizontal</enum>
             </property>
             <property name="sizeHint" stdset="0">
              <size>
               <width>40</width>
               <height>20</height>
              </size>
             </property>
            </spacer>
           </item>
           <item row="1" column="2">
            <spacer name="horizontalSpacer_20">
             <property name="orientation">
              <enum>Qt::Horizontal</enum>
             </property>
             <property name="sizeHint" stdset="0">
              <size>
               <width>40</width>
               <height>20</height>
              </size>
             </property>
            </spacer>
           </item>
          </layout>
         </widget>
        </item>
        <item row="0" column="0">
         <widget class="QGroupBox" name="groupBox_6">
          <property name="title">
           <string>SERVER</string>
          </property>
          <layout class="QGridLayout" name="gridLayout_8">
           <item row="2" column="0">
            <spacer name="horizontalSpacer_21">
             <property name="orientation">
              <enum>Qt::Horizontal</enum>
             </property>
             <property name="sizeHint" stdset="0">
              <size>
               <width>40</width>
               <height>20</height>
              </size>
             </property>
            </spacer>
           </item>
           <item row="2" column="1">
            <widget class="QPushButton" name="CServerDailyButton">
             <property name="text">
              <string>Change Daily Path</string>
             </property>
            </widget>
           </item>
           <item row="2" column="2">
            <spacer name="horizontalSpacer_22">
             <property name="orientation">
              <enum>Qt::Horizontal</enum>
             </property>
             <property name="sizeHint" stdset="0">
              <size>
               <width>40</width>
               <height>20</height>
              </size>
             </property>
            </spacer>
           </item>
           <item row="1" column="1">
            <widget class="QPushButton" name="CServerUserButton">
             <property name="text">
              <string>Change username</string>
             </property>
            </widget>
           </item>
           <item row="0" column="1">
            <widget class="QPushButton" name="CServerHostButton">
             <property name="text">
              <string>Change hostname</string>
             </property>
            </widget>
           </item>
           <item row="0" column="0">
            <spacer name="horizontalSpacer_11">
             <property name="orientation">
              <enum>Qt::Horizontal</enum>
             </property>
             <property name="sizeHint" stdset="0">
              <size>
               <width>40</width>
               <height>20</height>
              </size>
             </property>
            </spacer>
           </item>
           <item row="0" column="2">
            <spacer name="horizontalSpacer_12">
             <property name="orientation">
              <enum>Qt::Horizontal</enum>
             </property>
             <property name="sizeHint" stdset="0">
              <size>
               <width>40</width>
               <height>20</height>
              </size>
             </property>
            </spacer>
           </item>
           <item row="1" column="0">
            <spacer name="horizontalSpacer_13">
             <property name="orientation">
              <enum>Qt::Horizontal</enum>
             </property>
             <property name="sizeHint" stdset="0">
              <size>
               <width>40</width>
               <height>20</height>
              </size>
             </property>
            </spacer>
           </item>
           <item row="1" column="2">
            <spacer name="horizontalSpacer_14">
             <property name="orientation">
              <enum>Qt::Horizontal</enum>
             </property>
             <property name="sizeHint" stdset="0">
              <size>
               <width>40</width>
               <height>20</height>
              </size>
             </property>
            </spacer>
           </item>
          </layout>
         </widget>
        </item>
        <item row="1" column="0">
         <widget class="QGroupBox" name="groupBox_7">
          <property name="title">
           <string>CLIENT</string>
          </property>
          <layout class="QGridLayout" name="gridLayout_11">
           <item row="0" column="1">
            <widget class="QPushButton" name="CClientBackupButton">
             <property name="text">
              <string>Change Backup Path</string>
             </property>
            </widget>
           </item>
           <item row="0" column="0">
            <spacer name="horizontalSpacer_25">
             <property name="orientation">
              <enum>Qt::Horizontal</enum>
             </property>
             <property name="sizeHint" stdset="0">
              <size>
               <width>40</width>
               <height>20</height>
              </size>
             </property>
            </spacer>
           </item>
           <item row="0" column="2">
            <spacer name="horizontalSpacer_26">
             <property name="orientation">
              <enum>Qt::Horizontal</enum>
             </property>
             <property name="sizeHint" stdset="0">
              <size>
               <width>40</width>
               <height>20</height>
              </size>
             </property>
            </spacer>
           </item>
           <item row="1" column="0">
            <spacer name="horizontalSpacer_15">
             <property name="orientation">
              <enum>Qt::Horizontal</enum>
             </property>
             <property name="sizeHint" stdset="0">
              <size>
               <width>40</width>
               <height>20</height>
              </size>
             </property>
            </spacer>
           </item>
           <item row="1" column="2">
            <spacer name="horizontalSpacer_16">
             <property name="orientation">
              <enum>Qt::Horizontal</enum>
             </property>
             <property name="sizeHint" stdset="0">
              <size>
               <width>40</width>
               <height>20</height>
              </size>
             </property>
            </spacer>
           </item>
           <item row="1" column="1">
            <widget class="QPushButton" name="CClientUserButton">
             <property name="text">
              <string>Change Client User</string>
             </property>
            </widget>
           </item>
          </layout>
         </widget>
        </item>
       </layout>
      </widget>
     </widget>
    </item>
   </layout>
  </widget>
  <widget class="QMenuBar" name="menuBar">
   <property name="geometry">
    <rect>
     <x>0</x>
     <y>0</y>
     <width>721</width>
     <height>26</height>
    </rect>
   </property>
  </widget>
  <widget class="QToolBar" name="mainToolBar">
   <attribute name="toolBarArea">
    <enum>TopToolBarArea</enum>
   </attribute>
   <attribute name="toolBarBreak">
    <bool>false</bool>
   </attribute>
  </widget>
  <widget class="QStatusBar" name="statusBar"/>
 </widget>
 <layoutdefault spacing="6" margin="11"/>
 <resources/>
 <connections/>
</ui>
